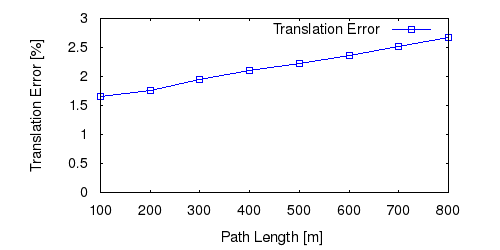

Write the gnuplot code that produced this figure.
set term postscript eps enhanced color
set output "08_tl.eps"
set size ratio 0.5
set yrange [0:*]
set xlabel "Path Length [m]"
set ylabel "Translation Error [%]"
plot "08_tl.txt" using 1:($2*100) title 'Translation Error' lc rgb "#0000FF" pt 4 w linespoints
